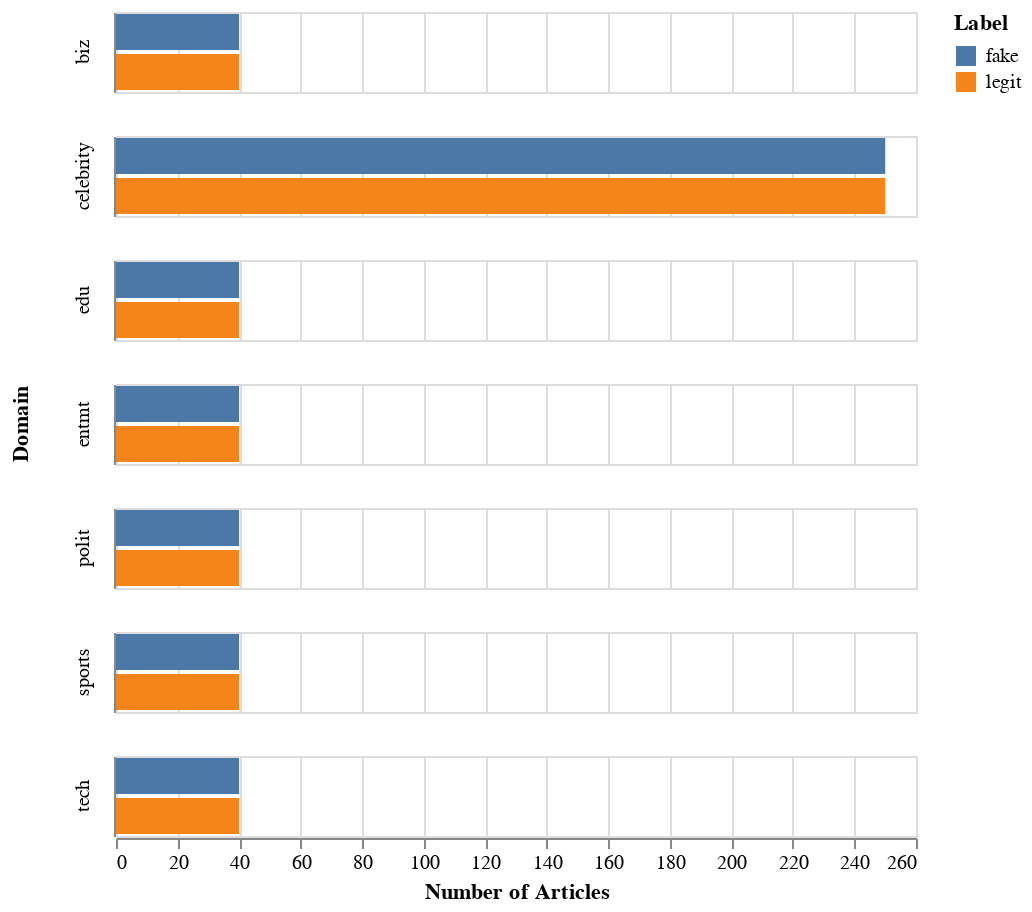

The cell this chart's notebook holds for it:
### Code cell
articlesChart = alt.Chart(chartDF).mark_bar().encode(
    x = alt.X('Number of Articles:Q'),
    y = alt.Y('Label:N', title=None, axis=alt.Axis(labels=False, tickSize=0)),
    color = alt.Color('Label:N'),
    row = alt.Row('Domain:N')
    )
articlesChart

### Figure 1 — Vega-Lite specification as saved in the notebook (floating-point values rounded to 4 significant figures)
{"config": {"view": {"continuousWidth": 400, "continuousHeight": 300}}, "data": {"name": "data-84f187a9a323c6773f7ea40ffa837eb7"}, "mark": "bar", "encoding": {"color": {"field": "Label", "type": "nominal"}, "row": {"field": "Domain", "type": "nominal"}, "x": {"field": "Number of Articles", "type": "quantitative"}, "y": {"axis": {"labels": false, "tickSize": 0}, "field": "Label", "title": null, "type": "nominal"}}, "$schema": "https://vega.github.io/schema/vega-lite/v4.17.0.json", "datasets": {"data-84f187a9a323c6773f7ea40ffa837eb7": [{"Domain": "biz", "Label": "fake", "Number of Articles": 40}, {"Domain": "biz", "Label": "legit", "Number of Articles": 40}, {"Domain": "celebrity", "Label": "fake", "Number of Articles": 250}, {"Domain": "celebrity", "Label": "legit", "Number of Articles": 250}, {"Domain": "edu", "Label": "fake", "Number of Articles": 40}, {"Domain": "edu", "Label": "legit", "Number of Articles": 40}, {"Domain": "entmt", "Label": "fake", "Number of Articles": 40}, {"Domain": "entmt", "Label": "legit", "Number of Articles": 40}, {"Domain": "polit", "Label": "fake", "Number of Articles": 40}, {"Domain": "polit", "Label": "legit", "Number of Articles": 40}, {"Domain": "sports", "Label": "fake", "Number of Articles": 40}, {"Domain": "sports", "Label": "legit", "Number of Articles": 40}, {"Domain": "tech", "Label": "fake", "Number of Articles": 40}, {"Domain": "tech", "Label": "legit", "Number of Articles": 40}]}}
